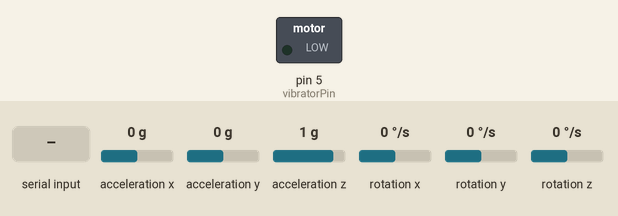
Recording of a sketch running on a simulated Arduino Uno, built with avr-gcc and run on an emulated ATmega328P. Parts: switched loads named in the sketch (green lamp = pin HIGH). The test bench sets the inputs (shaded band); at power-on: acceleration x 0 g, acceleration y 0 g, acceleration z 1 g, rotation x 0 °/s, rotation y 0 °/s, rotation z 0 °/s. What the sketch prints to the serial monitor is not drawn.

Above: at 1.2 s.
1.3 s: "V" received over Serial
At 1.7 s:
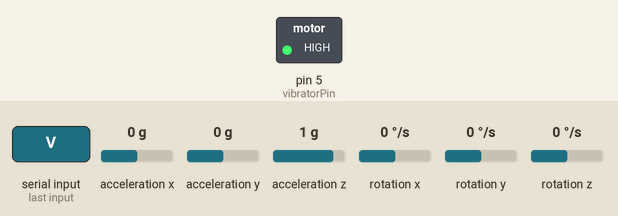
Timing chart, 0 to 4.3 s (numbered marks = the images above; inputs shaded):
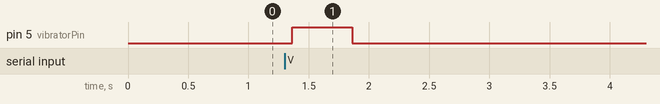

The sketch:

sketch_sep27bslou.ino
```cpp
#include <Wire.h>
#include <MPU6050.h>

MPU6050 mpu;
const int vibratorPin = 5;  // Pin for the vibrator

void setup() {
  Serial.begin(115200);  // Start the serial communication
  Wire.begin();
  mpu.initialize();

  if (!mpu.testConnection()) {
    Serial.println("MPU6050 connection failed");
    while (1);
  }

  pinMode(vibratorPin, OUTPUT);
}

void loop() {
  if (mpu.testConnection()) {
    int16_t ax, ay, az;
    int16_t gx, gy, gz;

    // Get acceleration and gyroscope data
    mpu.getMotion6(&ax, &ay, &az, &gx, &gy, &gz);

    // Send the data to Processing via serial
    Serial.print("Accel: ");
    Serial.print(ax); Serial.print(", ");
    Serial.print(ay); Serial.print(", ");
    Serial.println(az);

    Serial.print("Gyro: ");
    Serial.print(gx); Serial.print(", ");
    Serial.print(gy); Serial.print(", ");
    Serial.println(gz);
  }

  delay(100);  // Delay to avoid flooding the serial port

  // Check for vibrator command from Processing
  if (Serial.available() > 0) {
    char command = Serial.read();
    if (command == 'V') {
      // Activate vibrator if 'V' command is received
      digitalWrite(vibratorPin, HIGH);
      delay(500);  // Vibrate for 500ms
      digitalWrite(vibratorPin, LOW);
    }
  }
}
```

Measured:
- after the input at 1.3 s, pin 5 (vibratorPin): LOW → HIGH after 0.06 s, → LOW 0.50 s later
